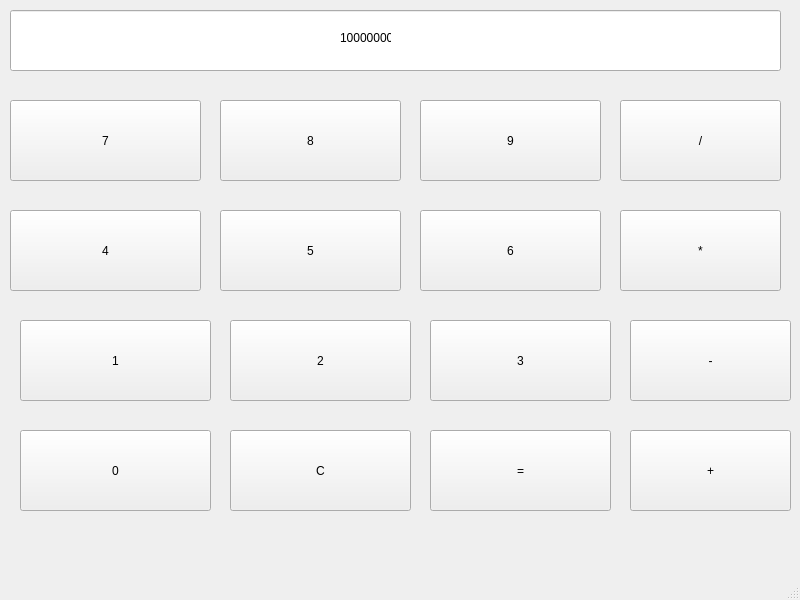
<?xml version="1.0" encoding="UTF-8"?>
<ui version="4.0">
 <class>MainWindow</class>
 <widget class="QMainWindow" name="MainWindow">
  <property name="geometry">
   <rect>
    <x>0</x>
    <y>0</y>
    <width>800</width>
    <height>600</height>
   </rect>
  </property>
  <property name="windowTitle">
   <string>MainWindow</string>
  </property>
  <widget class="QWidget" name="centralwidget">
   <widget class="QLineEdit" name="lineEdit">
    <property name="geometry">
     <rect>
      <x>10</x>
      <y>10</y>
      <width>771</width>
      <height>61</height>
     </rect>
    </property>
   </widget>
   <widget class="QPushButton" name="pushButton">
    <property name="geometry">
     <rect>
      <x>10</x>
      <y>100</y>
      <width>191</width>
      <height>81</height>
     </rect>
    </property>
    <property name="text">
     <string>7</string>
    </property>
   </widget>
   <widget class="QPushButton" name="pushButton_2">
    <property name="geometry">
     <rect>
      <x>220</x>
      <y>100</y>
      <width>181</width>
      <height>81</height>
     </rect>
    </property>
    <property name="text">
     <string>8</string>
    </property>
   </widget>
   <widget class="QPushButton" name="pushButton_3">
    <property name="geometry">
     <rect>
      <x>420</x>
      <y>100</y>
      <width>181</width>
      <height>81</height>
     </rect>
    </property>
    <property name="text">
     <string>9</string>
    </property>
   </widget>
   <widget class="QPushButton" name="pushButton_4">
    <property name="geometry">
     <rect>
      <x>620</x>
      <y>100</y>
      <width>161</width>
      <height>81</height>
     </rect>
    </property>
    <property name="text">
     <string>/</string>
    </property>
   </widget>
   <widget class="QLabel" name="label">
    <property name="geometry">
     <rect>
      <x>340</x>
      <y>30</y>
      <width>51</width>
      <height>16</height>
     </rect>
    </property>
    <property name="text">
     <string>10000000</string>
    </property>
   </widget>
   <widget class="QPushButton" name="pushButton_5">
    <property name="geometry">
     <rect>
      <x>10</x>
      <y>210</y>
      <width>191</width>
      <height>81</height>
     </rect>
    </property>
    <property name="text">
     <string>4</string>
    </property>
   </widget>
   <widget class="QPushButton" name="pushButton_6">
    <property name="geometry">
     <rect>
      <x>420</x>
      <y>210</y>
      <width>181</width>
      <height>81</height>
     </rect>
    </property>
    <property name="text">
     <string>6</string>
    </property>
   </widget>
   <widget class="QPushButton" name="pushButton_7">
    <property name="geometry">
     <rect>
      <x>220</x>
      <y>210</y>
      <width>181</width>
      <height>81</height>
     </rect>
    </property>
    <property name="text">
     <string>5</string>
    </property>
   </widget>
   <widget class="QPushButton" name="pushButton_8">
    <property name="geometry">
     <rect>
      <x>620</x>
      <y>210</y>
      <width>161</width>
      <height>81</height>
     </rect>
    </property>
    <property name="text">
     <string>*</string>
    </property>
   </widget>
   <widget class="QPushButton" name="pushButton_9">
    <property name="geometry">
     <rect>
      <x>20</x>
      <y>320</y>
      <width>191</width>
      <height>81</height>
     </rect>
    </property>
    <property name="text">
     <string>1</string>
    </property>
   </widget>
   <widget class="QPushButton" name="pushButton_10">
    <property name="geometry">
     <rect>
      <x>430</x>
      <y>320</y>
      <width>181</width>
      <height>81</height>
     </rect>
    </property>
    <property name="text">
     <string>3</string>
    </property>
   </widget>
   <widget class="QPushButton" name="pushButton_11">
    <property name="geometry">
     <rect>
      <x>230</x>
      <y>320</y>
      <width>181</width>
      <height>81</height>
     </rect>
    </property>
    <property name="text">
     <string>2</string>
    </property>
   </widget>
   <widget class="QPushButton" name="pushButton_12">
    <property name="geometry">
     <rect>
      <x>630</x>
      <y>320</y>
      <width>161</width>
      <height>81</height>
     </rect>
    </property>
    <property name="text">
     <string>-</string>
    </property>
   </widget>
   <widget class="QPushButton" name="pushButton_13">
    <property name="geometry">
     <rect>
      <x>20</x>
      <y>430</y>
      <width>191</width>
      <height>81</height>
     </rect>
    </property>
    <property name="text">
     <string>0</string>
    </property>
   </widget>
   <widget class="QPushButton" name="pushButton_14">
    <property name="geometry">
     <rect>
      <x>430</x>
      <y>430</y>
      <width>181</width>
      <height>81</height>
     </rect>
    </property>
    <property name="text">
     <string>=</string>
    </property>
   </widget>
   <widget class="QPushButton" name="pushButton_15">
    <property name="geometry">
     <rect>
      <x>230</x>
      <y>430</y>
      <width>181</width>
      <height>81</height>
     </rect>
    </property>
    <property name="text">
     <string>C</string>
    </property>
   </widget>
   <widget class="QPushButton" name="pushButton_16">
    <property name="geometry">
     <rect>
      <x>630</x>
      <y>430</y>
      <width>161</width>
      <height>81</height>
     </rect>
    </property>
    <property name="text">
     <string>+</string>
    </property>
   </widget>
  </widget>
  <widget class="QMenuBar" name="menubar">
   <property name="geometry">
    <rect>
     <x>0</x>
     <y>0</y>
     <width>800</width>
     <height>22</height>
    </rect>
   </property>
  </widget>
  <widget class="QStatusBar" name="statusbar"/>
 </widget>
 <resources/>
 <connections/>
</ui>
